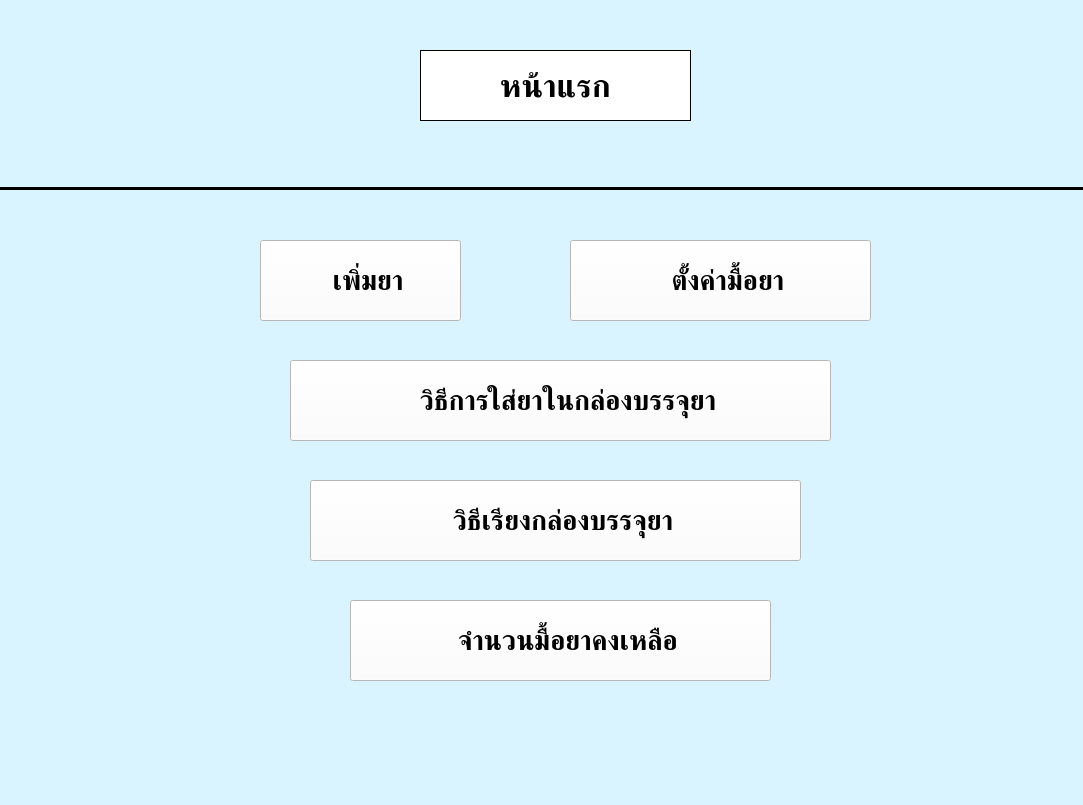
<?xml version="1.0" encoding="UTF-8"?>
<ui version="4.0">
 <class>MainWindow</class>
 <widget class="QMainWindow" name="MainWindow">
  <property name="enabled">
   <bool>true</bool>
  </property>
  <property name="geometry">
   <rect>
    <x>0</x>
    <y>0</y>
    <width>1083</width>
    <height>805</height>
   </rect>
  </property>
  <property name="windowTitle">
   <string>MainWindow</string>
  </property>
  <property name="styleSheet">
   <string notr="true">background-color: rgb(217, 244, 255)</string>
  </property>
  <property name="iconSize">
   <size>
    <width>40</width>
    <height>40</height>
   </size>
  </property>
  <widget class="QWidget" name="centralwidget">
   <widget class="QPushButton" name="pushButton">
    <property name="geometry">
     <rect>
      <x>260</x>
      <y>240</y>
      <width>201</width>
      <height>81</height>
     </rect>
    </property>
    <property name="font">
     <font>
      <pointsize>20</pointsize>
      <weight>75</weight>
      <bold>true</bold>
     </font>
    </property>
    <property name="styleSheet">
     <string notr="true">background-color: rgb(255, 255, 255);
border-color: rgb(0, 0, 0);</string>
    </property>
    <property name="text">
     <string>  เพิ่มยา</string>
    </property>
    <property name="icon">
     <iconset resource="../Resources/resources.qrc">
      <normaloff>:/icons/drug_icon.png</normaloff>:/icons/drug_icon.png</iconset>
    </property>
    <property name="iconSize">
     <size>
      <width>40</width>
      <height>40</height>
     </size>
    </property>
    <property name="autoDefault">
     <bool>false</bool>
    </property>
    <property name="default">
     <bool>false</bool>
    </property>
    <property name="flat">
     <bool>false</bool>
    </property>
   </widget>
   <widget class="QLabel" name="label">
    <property name="geometry">
     <rect>
      <x>420</x>
      <y>50</y>
      <width>271</width>
      <height>71</height>
     </rect>
    </property>
    <property name="font">
     <font>
      <pointsize>24</pointsize>
      <weight>75</weight>
      <bold>true</bold>
     </font>
    </property>
    <property name="styleSheet">
     <string notr="true">background-color: rgb(255, 255, 255);</string>
    </property>
    <property name="frameShape">
     <enum>QFrame::Box</enum>
    </property>
    <property name="lineWidth">
     <number>1</number>
    </property>
    <property name="text">
     <string>หน้าแรก</string>
    </property>
    <property name="textFormat">
     <enum>Qt::AutoText</enum>
    </property>
    <property name="scaledContents">
     <bool>false</bool>
    </property>
    <property name="alignment">
     <set>Qt::AlignCenter</set>
    </property>
    <property name="wordWrap">
     <bool>true</bool>
    </property>
   </widget>
   <widget class="Line" name="line">
    <property name="geometry">
     <rect>
      <x>-20</x>
      <y>180</y>
      <width>1201</width>
      <height>16</height>
     </rect>
    </property>
    <property name="frameShadow">
     <enum>QFrame::Plain</enum>
    </property>
    <property name="lineWidth">
     <number>3</number>
    </property>
    <property name="orientation">
     <enum>Qt::Horizontal</enum>
    </property>
   </widget>
   <widget class="QPushButton" name="pushButton_2">
    <property name="geometry">
     <rect>
      <x>570</x>
      <y>240</y>
      <width>301</width>
      <height>81</height>
     </rect>
    </property>
    <property name="font">
     <font>
      <pointsize>20</pointsize>
      <weight>75</weight>
      <bold>true</bold>
     </font>
    </property>
    <property name="styleSheet">
     <string notr="true">background-color: rgb(255, 255, 255);
border-color: rgb(0, 0, 0);</string>
    </property>
    <property name="text">
     <string>  ตั้งค่ามื้อยา</string>
    </property>
    <property name="icon">
     <iconset resource="../Resources/resources.qrc">
      <normaloff>:/icons/setting_icon.png</normaloff>:/icons/setting_icon.png</iconset>
    </property>
    <property name="iconSize">
     <size>
      <width>40</width>
      <height>40</height>
     </size>
    </property>
    <property name="autoDefault">
     <bool>false</bool>
    </property>
    <property name="default">
     <bool>false</bool>
    </property>
    <property name="flat">
     <bool>false</bool>
    </property>
   </widget>
   <widget class="QPushButton" name="pushButton_3">
    <property name="geometry">
     <rect>
      <x>290</x>
      <y>360</y>
      <width>541</width>
      <height>81</height>
     </rect>
    </property>
    <property name="font">
     <font>
      <pointsize>20</pointsize>
      <weight>75</weight>
      <bold>true</bold>
     </font>
    </property>
    <property name="styleSheet">
     <string notr="true">background-color: rgb(255, 255, 255);
border-color: rgb(0, 0, 0);</string>
    </property>
    <property name="text">
     <string>  วิธีการใส่ยาในกล่องบรรจุยา</string>
    </property>
    <property name="icon">
     <iconset resource="../Resources/resources.qrc">
      <normaloff>:/icons/istockphoto-1263011147-170667a.jpg</normaloff>:/icons/istockphoto-1263011147-170667a.jpg</iconset>
    </property>
    <property name="iconSize">
     <size>
      <width>50</width>
      <height>50</height>
     </size>
    </property>
    <property name="autoDefault">
     <bool>false</bool>
    </property>
    <property name="default">
     <bool>false</bool>
    </property>
    <property name="flat">
     <bool>false</bool>
    </property>
   </widget>
   <widget class="QPushButton" name="pushButton_4">
    <property name="geometry">
     <rect>
      <x>310</x>
      <y>480</y>
      <width>491</width>
      <height>81</height>
     </rect>
    </property>
    <property name="font">
     <font>
      <pointsize>20</pointsize>
      <weight>75</weight>
      <bold>true</bold>
     </font>
    </property>
    <property name="styleSheet">
     <string notr="true">background-color: rgb(255, 255, 255);
border-color: rgb(0, 0, 0);</string>
    </property>
    <property name="text">
     <string>  วิธีเรียงกล่องบรรจุยา</string>
    </property>
    <property name="icon">
     <iconset resource="../Resources/resources.qrc">
      <normaloff>:/icons/Industry-Rack-icon.png</normaloff>:/icons/Industry-Rack-icon.png</iconset>
    </property>
    <property name="iconSize">
     <size>
      <width>50</width>
      <height>50</height>
     </size>
    </property>
    <property name="autoDefault">
     <bool>false</bool>
    </property>
    <property name="default">
     <bool>false</bool>
    </property>
    <property name="flat">
     <bool>false</bool>
    </property>
   </widget>
   <widget class="QPushButton" name="pushButton_5">
    <property name="geometry">
     <rect>
      <x>350</x>
      <y>600</y>
      <width>421</width>
      <height>81</height>
     </rect>
    </property>
    <property name="font">
     <font>
      <pointsize>20</pointsize>
      <weight>75</weight>
      <bold>true</bold>
     </font>
    </property>
    <property name="styleSheet">
     <string notr="true">background-color: rgb(255, 255, 255);
border-color: rgb(0, 0, 0);</string>
    </property>
    <property name="text">
     <string>  จำนวนมื้อยาคงเหลือ</string>
    </property>
    <property name="icon">
     <iconset resource="../Resources/resources.qrc">
      <normaloff>:/icons/table_icon.png</normaloff>:/icons/table_icon.png</iconset>
    </property>
    <property name="iconSize">
     <size>
      <width>50</width>
      <height>50</height>
     </size>
    </property>
    <property name="autoDefault">
     <bool>false</bool>
    </property>
    <property name="default">
     <bool>false</bool>
    </property>
    <property name="flat">
     <bool>false</bool>
    </property>
   </widget>
  </widget>
  <widget class="QMenuBar" name="menubar">
   <property name="geometry">
    <rect>
     <x>0</x>
     <y>0</y>
     <width>1083</width>
     <height>26</height>
    </rect>
   </property>
  </widget>
  <widget class="QStatusBar" name="statusbar"/>
 </widget>
 <resources>
  <include location="../Resources/resources.qrc"/>
 </resources>
 <connections/>
</ui>
